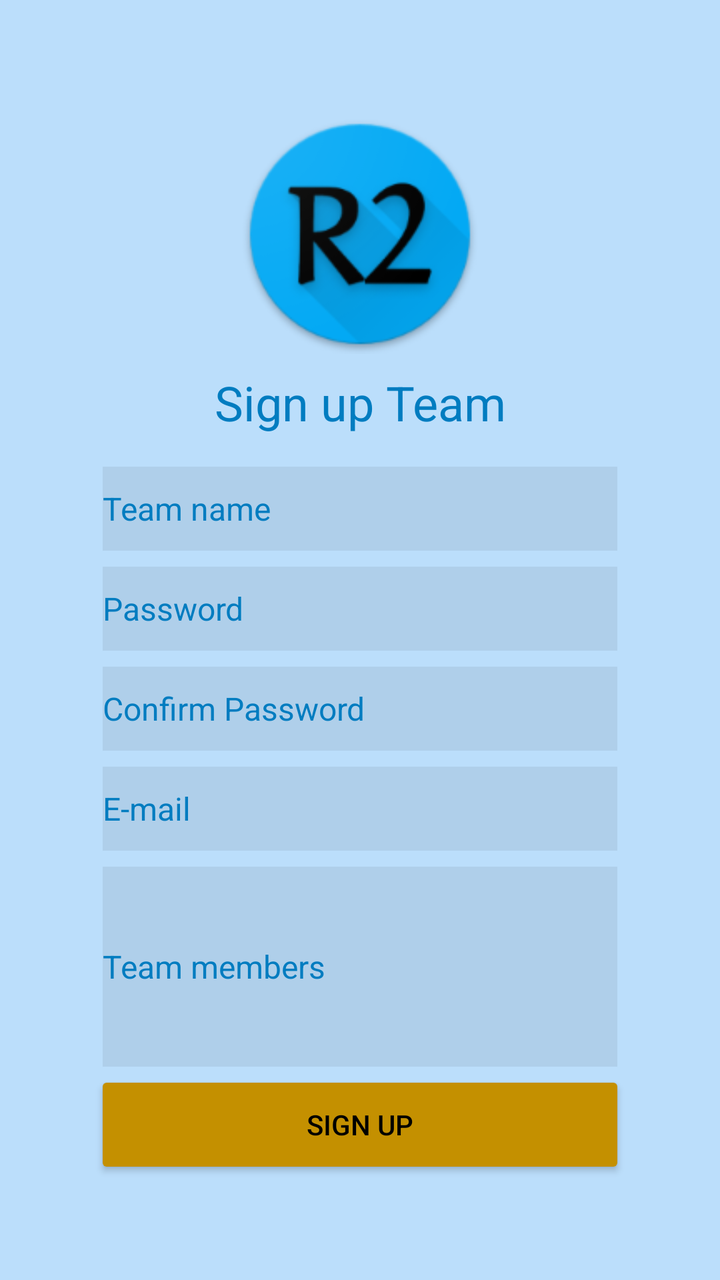
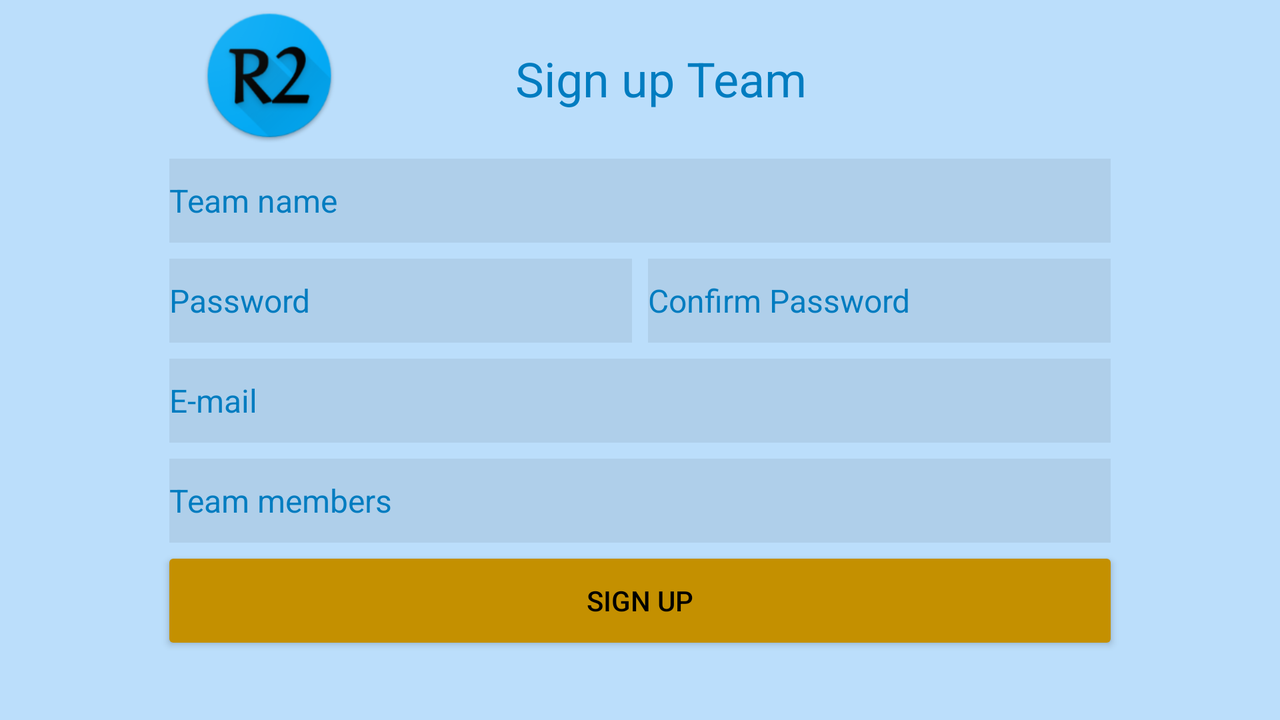

Two renders of one Android screen. The first uses the default layout on a phone; the second uses the alternative layout the repository ships for a different screen configuration, on a matching device. The two XML files are below.
<!-- AndroidManifest.xml: application theme AppTheme -->
<!-- res/layout/activity_registro.xml -->
<?xml version="1.0" encoding="utf-8"?>
<android.support.constraint.ConstraintLayout xmlns:android="http://schemas.android.com/apk/res/android"
    xmlns:app="http://schemas.android.com/apk/res-auto"
    xmlns:tools="http://schemas.android.com/tools"
    android:layout_width="match_parent"
    android:layout_height="match_parent"
    android:background="@color/colorPrimaryFondo">

    <Button
        android:id="@+id/btn_registro_equipo"
        style="@style/mibotonPrinc"
        android:layout_width="0dp"
        android:layout_height="42dp"
        android:layout_marginBottom="24dp"
        android:layout_marginEnd="8dp"
        android:layout_marginStart="8dp"
        android:layout_marginTop="8dp"
        android:text="@string/sign_up"
        app:layout_constraintBottom_toBottomOf="parent"
        app:layout_constraintEnd_toStartOf="@+id/guideline3"
        app:layout_constraintHorizontal_bias="0.5"
        app:layout_constraintStart_toStartOf="@+id/guideline4"
        app:layout_constraintTop_toBottomOf="@+id/ed_participantes_equipo" />

    <EditText
        android:id="@+id/ed_nombre_equipo"
        style="@style/usuario"
        android:layout_width="0dp"
        android:layout_height="42dp"
        android:layout_marginEnd="8dp"
        android:layout_marginStart="8dp"
        android:layout_marginTop="16dp"
        android:ems="10"
        android:hint="@string/team_name"
        android:inputType="textPersonName"
        app:layout_constraintBottom_toTopOf="@+id/ed_pass_equipo"
        app:layout_constraintEnd_toStartOf="@+id/guideline3"
        app:layout_constraintHorizontal_bias="0.5"
        app:layout_constraintStart_toStartOf="@+id/guideline4"
        app:layout_constraintTop_toBottomOf="@+id/textView16" />

    <EditText
        android:id="@+id/ed_pass_equipo"
        style="@style/pass"
        android:layout_width="0dp"
        android:layout_height="42dp"
        android:layout_marginEnd="8dp"
        android:layout_marginStart="8dp"
        android:layout_marginTop="8dp"
        android:ems="10"
        android:hint="@string/user_pass"
        android:inputType="textPassword"
        android:singleLine="true"
        app:layout_constraintBottom_toTopOf="@+id/ed_pass_equipo_confirmar"
        app:layout_constraintEnd_toStartOf="@+id/guideline3"
        app:layout_constraintHorizontal_bias="0.5"
        app:layout_constraintStart_toStartOf="@+id/guideline4"
        app:layout_constraintTop_toBottomOf="@+id/ed_nombre_equipo" />

    <EditText
        android:id="@+id/ed_pass_equipo_confirmar"
        style="@style/pass"
        android:layout_width="0dp"
        android:layout_height="42dp"
        android:layout_marginEnd="8dp"
        android:layout_marginStart="8dp"
        android:layout_marginTop="8dp"
        android:ems="10"
        android:hint="@string/user_pass_confirm"
        android:inputType="textPassword"
        android:singleLine="true"
        app:layout_constraintBottom_toTopOf="@+id/ed_correo_equipo"
        app:layout_constraintEnd_toStartOf="@+id/guideline3"
        app:layout_constraintHorizontal_bias="0.5"
        app:layout_constraintStart_toStartOf="@+id/guideline4"
        app:layout_constraintTop_toBottomOf="@+id/ed_pass_equipo" />

    <EditText
        android:id="@+id/ed_participantes_equipo"
        style="@style/et_base"
        android:layout_width="0dp"
        android:layout_height="100dp"
        android:layout_marginEnd="8dp"
        android:layout_marginStart="8dp"
        android:layout_marginTop="8dp"
        android:ems="10"
        android:hint="@string/team_members"
        android:inputType="textMultiLine"
        app:layout_constraintBottom_toTopOf="@+id/btn_registro_equipo"
        app:layout_constraintEnd_toStartOf="@+id/guideline3"
        app:layout_constraintHorizontal_bias="0.5"
        app:layout_constraintStart_toStartOf="@+id/guideline4"
        app:layout_constraintTop_toBottomOf="@+id/ed_correo_equipo" />

    <EditText
        android:id="@+id/ed_correo_equipo"
        style="@style/et_base"
        android:layout_width="0dp"
        android:layout_height="42dp"
        android:layout_marginEnd="8dp"
        android:layout_marginStart="8dp"
        android:layout_marginTop="8dp"
        android:ems="10"
        android:hint="@string/user_mail"
        android:inputType="textEmailAddress"
        android:singleLine="true"
        app:layout_constraintBottom_toTopOf="@+id/ed_participantes_equipo"
        app:layout_constraintEnd_toStartOf="@+id/guideline3"
        app:layout_constraintHorizontal_bias="0.5"
        app:layout_constraintStart_toStartOf="@+id/guideline4"
        app:layout_constraintTop_toBottomOf="@+id/ed_pass_equipo_confirmar" />

    <android.support.constraint.Guideline
        android:id="@+id/guideline3"
        android:layout_width="wrap_content"
        android:layout_height="wrap_content"
        android:orientation="vertical"
        app:layout_constraintGuide_percent="0.88" />

    <android.support.constraint.Guideline
        android:id="@+id/guideline4"
        android:layout_width="wrap_content"
        android:layout_height="wrap_content"
        android:orientation="vertical"
        app:layout_constraintGuide_percent="0.12" />

    <ImageView
        android:id="@+id/imageView2"
        style="@style/logo"
        android:layout_height="120dp"
        android:layout_marginEnd="8dp"
        android:layout_marginStart="8dp"
        android:layout_marginTop="24dp"
        app:layout_constraintBottom_toTopOf="@+id/textView16"
        app:layout_constraintEnd_toStartOf="@+id/guideline3"
        app:layout_constraintHorizontal_bias="0.5"
        app:layout_constraintStart_toStartOf="@+id/guideline4"
        app:layout_constraintTop_toTopOf="parent"
        app:layout_constraintVertical_chainStyle="packed"
        app:srcCompat="@drawable/ic_launcher" />

    <TextView
        android:id="@+id/textView16"
        style="@style/textGrande"
        android:layout_width="wrap_content"
        android:layout_height="wrap_content"
        android:layout_marginEnd="8dp"
        android:layout_marginStart="8dp"
        android:layout_marginTop="8dp"
        android:text="@string/tv_signup_team"
        android:textSize="24sp"
        app:layout_constraintBottom_toTopOf="@+id/ed_nombre_equipo"
        app:layout_constraintEnd_toStartOf="@+id/guideline3"
        app:layout_constraintHorizontal_bias="0.5"
        app:layout_constraintStart_toStartOf="@+id/guideline4"
        app:layout_constraintTop_toBottomOf="@+id/imageView2" />

</android.support.constraint.ConstraintLayout>
<!-- resources referenced by this layout -->
<resources>
  <color name="colorPrimaryFondo">#BBDEFB</color>
  <!-- drawable ic_launcher: png bitmap (drawable, 15908 bytes) -->
  <string name="sign_up">Sign up</string>
  <string name="team_members">Team members</string>
  <string name="team_name">Team name</string>
  <string name="tv_signup_team">Sign up Team</string>
  <string name="user_mail">E-mail</string>
  <string name="user_pass">Password</string>
  <string name="user_pass_confirm">Confirm Password</string>
  <style name="et_base" parent="Base.Widget.AppCompat.EditText">
          <item name="android:background">#11000000</item>
          <item name="android:textSize">16sp</item>
          <item name="android:ems">10</item>
          <item name="android:textColor">@color/colorPrimaryDark</item>
          <item name="android:textColorHint">@color/colorPrimaryDark</item>
      </style>
  <style name="logo">
          <item name="android:layout_width">120dp</item>
  
          <item name="android:layout_height">150dp</item>
      </style>
  <style name="mibotonPrinc" parent="Base.Widget.AppCompat.Button">
          <item name="android:elevation">8dp</item>
          <item name="android:textColor">#000</item>
          <item name="android:layout_width">300dp</item>
          <item name="android:layout_height">50dp</item>
          <item name="android:background">@drawable/buttonshapematerialprincipal</item>
      </style>
  <style name="pass" parent="Base.Widget.AppCompat.EditText">
          <item name="android:background">#11000000</item>
          <item name="android:drawableLeft">@drawable/ic_action_pass</item>
          <item name="android:textSize">16sp</item>
          <item name="android:ems">10</item>
          <item name="android:textColor">@color/colorPrimaryDark</item>
          <item name="android:textColorHint">@color/colorPrimaryDark</item>
      </style>
  <style name="textGrande" parent="TextAppearance.AppCompat">
          <item name="android:textColor">@color/colorPrimaryDark</item>
          <item name="android:textSize">16dp</item>
      </style>
  <style name="usuario" parent="Base.Widget.AppCompat.EditText">
          <item name="android:background">#11000000</item>
          <item name="android:drawableLeft">@drawable/ic_action_user</item>
          <item name="android:textSize">16sp</item>
          <item name="android:ems">10</item>
          <item name="android:textColor">@color/colorPrimaryDark</item>
          <item name="android:textColorHint">@color/colorPrimaryDark</item>
  
      </style>
  <style name="AppTheme" parent="Theme.AppCompat.Light.NoActionBar">
          
          <item name="colorPrimary">@color/colorPrimary</item>
          <item name="colorPrimaryDark">@color/colorPrimaryDark</item>
          <item name="colorAccent">@color/colorAccent</item>
          <item name="android:windowActivityTransitions">true</item>
          <item name="android:windowBackground">@color/colorPrimaryFondo</item>
      </style>
  <color name="colorPrimaryDark">#007cc0</color>
  <!-- drawable buttonshapematerialprincipal (drawable) -->
  <?xml version="1.0" encoding="utf-8"?>
  <shape xmlns:android="http://schemas.android.com/apk/res/android" android:shape="rectangle" >
      <corners
          android:radius="2dp"
          />
      <gradient
          android:angle="45"
          android:centerX="35%"
          android:centerColor="@color/colorSecondaryDark"
          android:startColor="@color/colorSecondaryDark"
          android:endColor="@color/colorSecondaryDark"
          android:type="linear"
          />
      <padding
          android:left="0dp"
          android:top="0dp"
          android:right="0dp"
          android:bottom="0dp"
          />
      <size
          android:width="300dp"
          android:height="36dp"
          />
  </shape>
  <color name="colorPrimary">#0cabf3</color>
  <color name="colorAccent">#c49000</color>E3F2FD
  <color name="colorSecondaryDark">#c49000</color>
</resources>
<!-- res/layout-land/activity_registro.xml (the repository's variant of the layout above) -->
<!-- drawn on the phone turned sideways -->
<?xml version="1.0" encoding="utf-8"?>
<android.support.constraint.ConstraintLayout xmlns:android="http://schemas.android.com/apk/res/android"
    xmlns:app="http://schemas.android.com/apk/res-auto"
    xmlns:tools="http://schemas.android.com/tools"
    android:layout_width="match_parent"
    android:layout_height="match_parent"
    android:background="@color/colorPrimaryFondo"
    tools:layout_editor_absoluteY="25dp">

    <Button
        android:id="@+id/btn_registro_equipo"
        style="@style/mibotonPrinc"
        android:layout_width="0dp"
        android:layout_height="42dp"
        android:layout_marginBottom="16dp"
        android:layout_marginEnd="8dp"
        android:layout_marginStart="8dp"
        android:text="@string/sign_up"
        app:layout_constraintBottom_toBottomOf="parent"
        app:layout_constraintEnd_toStartOf="@+id/guideline3"
        app:layout_constraintStart_toStartOf="@+id/guideline4"
        app:layout_constraintTop_toBottomOf="@+id/ed_participantes_equipo" />

    <EditText
        android:id="@+id/ed_nombre_equipo"
        style="@style/usuario"
        android:layout_width="0dp"
        android:layout_height="42dp"
        android:layout_marginBottom="8dp"
        android:layout_marginEnd="8dp"
        android:layout_marginStart="8dp"
        android:layout_marginTop="8dp"
        android:ems="10"
        android:hint="@string/team_name"
        android:inputType="textPersonName"
        app:layout_constraintBottom_toTopOf="@+id/ed_pass_equipo_confirmar"
        app:layout_constraintEnd_toStartOf="@+id/guideline3"
        app:layout_constraintHorizontal_bias="0.5"
        app:layout_constraintStart_toStartOf="@+id/guideline4"
        app:layout_constraintTop_toBottomOf="@+id/textView16" />

    <EditText
        android:id="@+id/ed_pass_equipo"
        style="@style/pass"
        android:layout_width="0dp"
        android:layout_height="42dp"
        android:layout_marginStart="8dp"
        android:ems="10"
        android:hint="@string/user_pass"
        android:inputType="textPassword"
        android:singleLine="true"
        app:layout_constraintBaseline_toBaselineOf="@+id/ed_pass_equipo_confirmar"
        app:layout_constraintEnd_toStartOf="@+id/ed_pass_equipo_confirmar"
        app:layout_constraintHorizontal_bias="0.5"
        app:layout_constraintStart_toEndOf="@+id/guideline4" />

    <EditText
        android:id="@+id/ed_pass_equipo_confirmar"
        style="@style/pass"
        android:layout_width="0dp"
        android:layout_height="42dp"
        android:layout_marginBottom="8dp"
        android:layout_marginEnd="8dp"
        android:layout_marginStart="8dp"
        android:ems="10"
        android:hint="@string/user_pass_confirm"
        android:inputType="textPassword"
        android:singleLine="true"
        app:layout_constraintBottom_toTopOf="@+id/ed_correo_equipo"
        app:layout_constraintEnd_toStartOf="@+id/guideline3"
        app:layout_constraintHorizontal_bias="0.5"
        app:layout_constraintStart_toEndOf="@+id/ed_pass_equipo"
        app:layout_constraintTop_toBottomOf="@+id/ed_nombre_equipo" />

    <EditText
        android:id="@+id/ed_participantes_equipo"
        style="@style/et_base"
        android:layout_width="0dp"
        android:layout_height="42dp"
        android:layout_marginBottom="8dp"
        android:layout_marginEnd="8dp"
        android:layout_marginStart="8dp"
        android:ems="10"
        android:hint="@string/team_members"
        android:inputType="textMultiLine"
        app:layout_constraintBottom_toTopOf="@+id/btn_registro_equipo"
        app:layout_constraintEnd_toStartOf="@+id/guideline3"
        app:layout_constraintStart_toStartOf="@+id/guideline4"
        app:layout_constraintTop_toBottomOf="@+id/ed_correo_equipo" />

    <EditText
        android:id="@+id/ed_correo_equipo"
        style="@style/et_base"
        android:layout_width="0dp"
        android:layout_height="42dp"
        android:layout_marginBottom="8dp"
        android:layout_marginEnd="8dp"
        android:layout_marginStart="8dp"
        android:ems="10"
        android:hint="@string/user_mail"
        android:inputType="textEmailAddress"
        android:singleLine="true"
        app:layout_constraintBottom_toTopOf="@+id/ed_participantes_equipo"
        app:layout_constraintEnd_toStartOf="@+id/guideline3"
        app:layout_constraintStart_toStartOf="@+id/guideline4"
        app:layout_constraintTop_toBottomOf="@+id/ed_pass_equipo_confirmar" />

    <android.support.constraint.Guideline
        android:id="@+id/guideline3"
        android:layout_width="wrap_content"
        android:layout_height="wrap_content"
        android:orientation="vertical"
        app:layout_constraintGuide_percent="0.88" />

    <android.support.constraint.Guideline
        android:id="@+id/guideline4"
        android:layout_width="wrap_content"
        android:layout_height="wrap_content"
        android:orientation="vertical"
        app:layout_constraintGuide_percent="0.12" />

    <ImageView
        android:id="@+id/imageView2"
        style="@style/logo"
        android:layout_width="100dp"
        android:layout_height="0dp"
        android:layout_marginBottom="8dp"
        android:layout_marginStart="8dp"
        android:layout_marginTop="4dp"
        app:layout_constraintBottom_toTopOf="@+id/ed_nombre_equipo"
        app:layout_constraintStart_toStartOf="@+id/guideline4"
        app:layout_constraintTop_toTopOf="parent"
        app:srcCompat="@drawable/ic_launcher" />

    <TextView
        android:id="@+id/textView16"
        style="@style/textGrande"
        android:layout_width="wrap_content"
        android:layout_height="wrap_content"
        android:layout_marginBottom="16dp"
        android:layout_marginEnd="8dp"
        android:layout_marginStart="8dp"
        android:text="@string/tv_signup_team"
        android:textSize="24sp"
        app:layout_constraintBottom_toTopOf="@+id/ed_nombre_equipo"
        app:layout_constraintEnd_toStartOf="@+id/guideline3"
        app:layout_constraintHorizontal_bias="0.3"
        app:layout_constraintStart_toEndOf="@+id/imageView2"
        app:layout_constraintTop_toTopOf="parent"
        app:layout_constraintVertical_chainStyle="packed" />

</android.support.constraint.ConstraintLayout>
